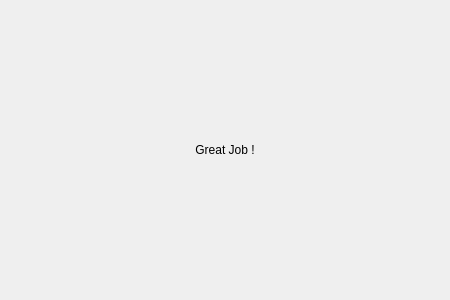
<?xml version="1.0" encoding="UTF-8"?>
<ui version="4.0">
 <class>Dialog</class>
 <widget class="QDialog" name="Dialog">
  <property name="geometry">
   <rect>
    <x>0</x>
    <y>0</y>
    <width>450</width>
    <height>300</height>
   </rect>
  </property>
  <property name="sizePolicy">
   <sizepolicy hsizetype="Expanding" vsizetype="Expanding">
    <horstretch>0</horstretch>
    <verstretch>0</verstretch>
   </sizepolicy>
  </property>
  <property name="minimumSize">
   <size>
    <width>450</width>
    <height>300</height>
   </size>
  </property>
  <property name="windowTitle">
   <string>Exit - GUI</string>
  </property>
  <property name="windowIcon">
   <iconset>
    <normaloff>../../assets/ci-v_cropped.png</normaloff>../../assets/ci-v_cropped.png</iconset>
  </property>
  <property name="autoFillBackground">
   <bool>false</bool>
  </property>
  <property name="inputMethodHints">
   <set>Qt::ImhNone</set>
  </property>
  <property name="sizeGripEnabled">
   <bool>false</bool>
  </property>
  <property name="modal">
   <bool>false</bool>
  </property>
  <layout class="QHBoxLayout" name="horizontalLayout">
   <item>
    <widget class="QLabel" name="label">
     <property name="sizePolicy">
      <sizepolicy hsizetype="Expanding" vsizetype="Expanding">
       <horstretch>0</horstretch>
       <verstretch>0</verstretch>
      </sizepolicy>
     </property>
     <property name="styleSheet">
      <string notr="true">QLabel{
 border : none;
	font: 24pt &quot;MS Shell Dlg 2&quot;;

}</string>
     </property>
     <property name="inputMethodHints">
      <set>Qt::ImhNone</set>
     </property>
     <property name="frameShape">
      <enum>QFrame::NoFrame</enum>
     </property>
     <property name="text">
      <string>Great Job !</string>
     </property>
     <property name="alignment">
      <set>Qt::AlignCenter</set>
     </property>
    </widget>
   </item>
  </layout>
 </widget>
 <resources/>
 <connections/>
</ui>
